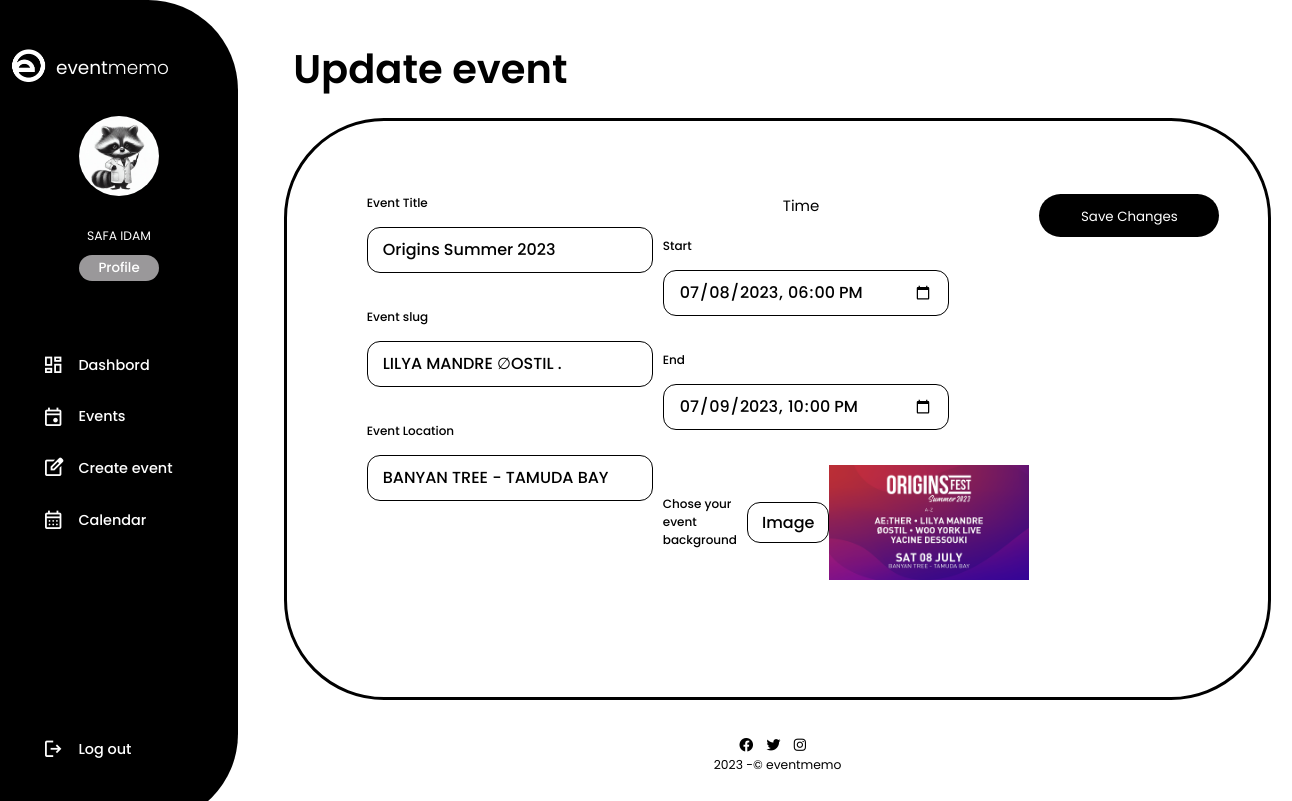
The page /events/edit_event/1 (signed in) on the database its author committed.
### main.py (models this page shows, shortened)
    class User(db.Model, UserMixin):
        id = db.Column(db.Integer, primary_key=True)
        username = db.Column(db.String(20), nullable=False, unique=True)
        email = db.Column(db.String(90), nullable=False, unique=True)
        date_add = db.Column(db.DateTime, default=datetime.utcnow)
        password_hash = db.Column(db.String(128))
        profil_pic = db.Column(db.String(), nullable=True)
        @property
        def password(self):
            raise AttributeError('password is not a readable attribute')

    class Posts(db.Model):
        id = db.Column(db.Integer, primary_key=True)
        title = db.Column(db.String(90))
        start = db.Column(db.DateTime, nullable=False)
        end = db.Column(db.DateTime, nullable=False)
        author = db.Column(db.Integer, db.ForeignKey(
            'user.id'))
        date_posted = db.Column(db.DateTime, default=datetime.utcnow)
        slug = db.Column(db.String(90))
        place = db.Column(db.String(90))
        image = db.Column(db.String(), nullable=True)

### main.py (the view, shortened to what this page needs)
    @app.route('/events/edit_event/<int:id>', methods=['GET', 'POST'])
    @login_required
    def edit_event(id):
        post = Posts.query.get_or_404(id)
        form = EditEventForm(obj=post)
        return render_template('edit_event.html', form=form, post=post)

### webforms.py
class EditEventForm(FlaskForm):
      title = StringField('Title', validators=[DataRequired()])
      start = DateTimeLocalField(
          "Start", format="%Y-%m-%dT%H:%M", validators=[DataRequired()])
      end = DateTimeLocalField("End", format="%Y-%m-%dT%H:%M", validators=[DataRequired()])
      slug = StringField('Slug', validators=[DataRequired()])
      place = StringField('location', validators=[DataRequired()])
      image = FileField('Image')
      submit = SubmitField('Save Changes')

### templates/edit_event.html (shortened to what this page needs)
{% extends 'dashboardhome.html' %} {% block content %}
<link
  rel="stylesheet"
  href="{{url_for('static', filename='css/createvent.css')}}"
/>
<link
  rel="stylesheet"
  href="https://cdnjs.cloudflare.com/ajax/libs/font-awesome/6.4.0/css/all.min.css"
/>
<link
  rel="stylesheet"
  href="https://cdnjs.cloudflare.com/ajax/libs/font-awesome/6.4.0/css/all.min.css"
/>
<main>
  <header>
    <h1>Update event</h1>
  </header>
  <section>
    <div class="event-details">
      <form
        method="POST"
        action="/events/edit_event/{{ post.id }}"
        enctype="multipart/form-data"
      >
        <div class="info">
          <div class="input">
            <label for="title">Event Title</label>
            {{form.title(class="form-control") }}
          </div>
          <div class="input">
            <label for="slug">Event slug</label>
            {{form.slug(class="form-control")}}
          </div>
          <div class="input">
            <label for="place">Event Location</label>
            {{form.place(class="form-control")}}
          </div>
        </div>
        <div class="time">
          <h4>Time</h4>
          <div class="input">
            <label for="start">Start</label>
            {{ form.start(class="form-control") }}
          </div>
          <div class="input">
            <label for="end">End</label>
            {{ form.end(class="form-control") }}
          </div>
          <div class="bg">
            <p>Chose your event background</p>
            {{ form.image.label }} {{ form.image(class="form-control-file") }}
            {% if post.image %}
            <img
              src="{{ url_for('static', filename='images/' + post.image) }}"
              width="200"
            />
            {% else %}
            <img
              src="{{ url_for('static', filename='images/defaultevent.png')}}"
              alt="defaultprofil"
              width="200"
            />
            {% endif %}
          </div>
        </div>
        <div class="event-img">
          <button>{{ form.submit}}</button>
        </div>
      </form>
    </div>
  </section>
  <footer>
    <div class="social-icons">
      <a href="https://www.facebook.com" target="_blank"><i class="fab fa-facebook" aria-hidden="true"></i></a>
            <a href="https://www.twitter.com" target="_blank"><i class="fab fa-twitter" aria-hidden="true"></i></a>
            <a href="https://www.instagram.com" target="_blank"><i class="fab fa-instagram" aria-hidden="true"></i></a>
    </div>
    <p>2023 -© eventmemo</p>
  </footer>
</main>
{% endblock %}

### templates/dashboardhome.html (shortened to what this page needs)
<!DOCTYPE html>
<html lang="en">
  <head>
    <link rel="stylesheet" href="https://cdnjs.cloudflare.com/ajax/libs/font-awesome/6.4.0/css/all.min.css"/>
<link rel="stylesheet" href="{{url_for('static', filename='css/dash.css')}}" />
  </head>
<body>
  <body>
    <div class="container">
      <aside>
          <div class="top">
              <div class="logo">
                  <img src="{{ url_for('static', filename='images/iconlogo.png')}}" alt="">
                  <h2>event<span class="small">memo</span></h2>
              </div>
          </div>
          <div class="sidebar">
              <center>
               <div  class="profile-image">
                {% if current_user.profil_pic %}
            <img
              src="{{ url_for('static', filename='images/' + current_user.profil_pic )}}"
              alt="defaultprofil"
            />
            {% else %}
            <img
              src="{{ url_for('static', filename='images/default.png')}}"
              alt="defaultprofil"
            />
            {% endif %}
               </div>
               <div class="po">
                  <h4>{{current_user.username}} </h4>
                  <button onclick="window.location.href='{{ url_for('update', id=current_user.id) }}'">Profile</button>
                </div>
              </center>
              <a href="{{ url_for('dashboard')}}">
                  <span class="material-symbols-outlined">dashboard</span>
                  <h3>Dashbord</h3>
              </a>
              <a href="{{ url_for('events') }}">
                  <span class="material-symbols-outlined">event</span>
                  <h3>Events</h3>
              </a>
              <a href="{{ url_for('create_event') }}">
                  <span class="material-symbols-outlined">edit_square</span>
                  <h3>Create event</h3>
              </a>
              <a href="{{ url_for('calander') }}">
                  <span class="material-symbols-outlined">calendar_month</span>
                  <h3>Calendar</h3>
              </a>
              <a href="{{ url_for('logout') }}"><span class="material-symbols-outlined">logout</span>
              <h3>Log out</h3>
              </a>
          </div>
      </aside>
  <div class="cont">{% block content %} {% endblock %}</div>
  </body>
</html>

### static/css/dash.css (style rules this page uses)
* { margin: 0; padding: 0; box-sizing: border-box; font-family: 'Poppins', sans-serif; appearance: none; text-decoration: none; list-style: none; font-weight: 400; }
html { font-size: 14px; }
.po { padding: 11px; }
body { width: 100%; height: 100vh; font-family: 'Poppins', sans-serif; font-size: 0.88rem; user-select: none; overflow-x: hidden; }
.container { display: grid; width: 100%; gap: 1.8rem; grid-template-columns: 17rem auto; }
aside { height: 824px; background-color: black; border-radius: 0px 90px 90px 0px; }
aside .top { display: flex; align-items: center; justify-content: space-between; margin-top: 3.4rem; }
aside .logo { display: flex; color: white; align-items: center; }
aside .logo h2 span { font-weight: 300; }
aside .top img { width: 4rem; }
aside .sidebar { display: flex; flex-direction: column; height: 86vh; position: relative; padding-top: 29px; }
.sidebar center { display: flex; flex-direction: column; align-items: center; text-align: center; margin-bottom: 47px; }
.sidebar .profile-image { width: 90px; height: 90px; border-radius: 100px; margin-bottom: 10px; }
.sidebar .profile-image img { width: 80px; height: 80px; margin-bottom: 20px; border-radius: 100%; }
.sidebar center h4 { color: white; font-weight: 400; margin-bottom: 10px; }
.sidebar center button { border: none; color: white; background-color: hsl(300, 1%, 60%); padding: 3px 19px; border-radius: 30px; font-weight: 500; cursor: pointer; transition: 0.2s ease; }
aside .sidebar a { display: flex; color: white; margin-left: 3rem; gap: 1rem; align-items: center; position: relative; height: 3.7rem; transition: all 0.3s ease; }
aside h3 { font-weight: 500; }
aside .sidebar a span { font-size: 1.6rem; }
aside .sidebar a:last-child { position: absolute; bottom: 0rem; width: 87%; }
main { margin-top: 1.4rem; display: grid; grid-template-rows: 7rem auto 4rem; }
main header { display: flex; align-items: center; justify-content: space-between; width: 100%; padding: 20px 30px; }
main header h1 { font-size: 40px; font-weight: 600; padding-right: 20px; }
section { display: grid; grid-template-rows: 4rem auto; gap: 1rem; width: 100%; }
footer { width: 100%; text-align: center; margin-top: -56 px; }
footer .social-icons a { font-size: 14px; font-weight: 600; margin-right: 10px; color: black; }

### rows shown on the page
User: profil_pic (picture), username "SAFA IDAM"
Posts: title "Origins Summer 2023", slug "LILYA MANDRE ∅OSTIL .", place "BANYAN TREE - TAMUDA BAY", start "07/08/2023 18:00", end "07/09/2023 22:00", image (picture)
